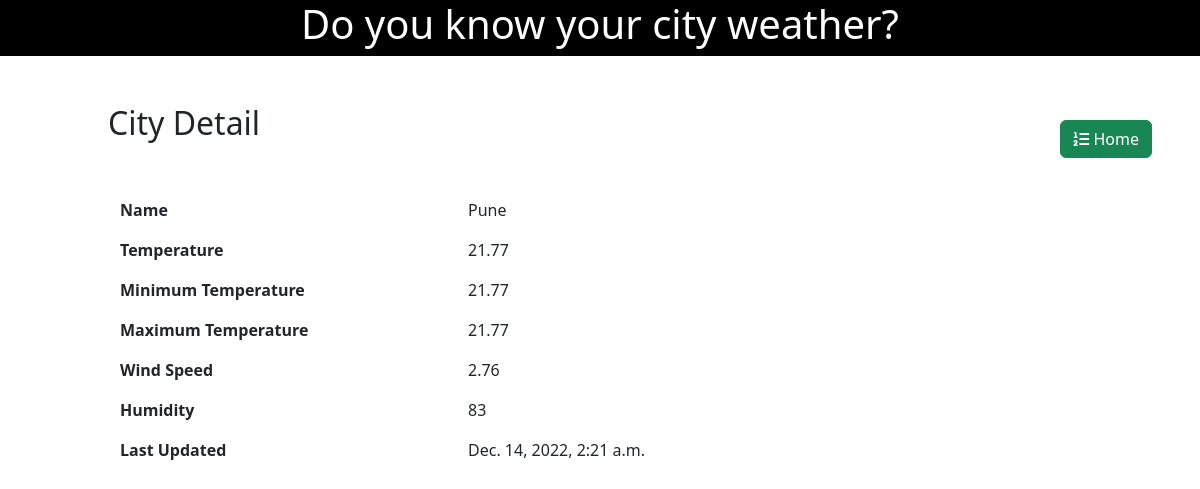
/city/6/, run on the app's committed database.
### weather/models.py (models this page shows, shortened)
class BaseModel(models.Model):
    created_at = models.DateTimeField(auto_now_add=True)
    updated_at = models.DateTimeField(auto_now=True)
    is_expired = models.BooleanField(default=False)
    class Meta:
        abstract = True

class City(BaseModel):
    name = models.CharField(max_length=25)
    temperature = models.CharField(max_length=25, default="")
    min_temp = models.CharField(max_length=25, default="")
    max_temp = models.CharField(max_length=25, default="")
    wind_speed = models.CharField(max_length=25, default="")
    humidity = models.CharField(max_length=25, default="")
    next_min_temp = models.CharField(max_length=25, default="")
    next_max_temp = models.CharField(max_length=25, default="")

### weather/views.py (the view)
# urls.py: path("city/<int:pk>/", views.CityDetailView.as_view(), name="city_detail"),
class CityDetailView(DetailView):
    model = City
    template_name = "city_detail.html"

### weather/templates/city_detail.html (shortened to what this page needs)
{% extends 'base.html' %}
{% block content %}
<div class="container m-5 p-5 pt-0">
    <div class="row">
        <div class="col-8">
            <h2 class="pb-4">City Detail</h2>
        </div>
        <div class="col-4 d-flex justify-content-end align-items-center">
            <a class="btn btn-success" href="{% url 'home' %}" role="button"><i class="fa fa-list-ol" aria-hidden="true"></i> Home</a>
        </div>
    </div>
    <div class="container mt-4">
        <div class="row align-items-start mt-3">
            <div class="col-4">
                <b>Name</b>
            </div>
            <div class="col">
                {{object.name}}
            </div>
        </div>
        <div class="row align-items-start mt-3">
            <div class="col-4">
                <b>Temperature</b>
            </div>
            <div class="col">
                {{object.temperature}}
            </div>
        </div>
        <div class="row align-items-start mt-3">
            <div class="col-4">
                <b>Minimum Temperature</b>
            </div>
            <div class="col">
                {{object.min_temp}}
            </div>
        </div>
        <div class="row align-items-start mt-3">
            <div class="col-4">
                <b>Maximum Temperature</b>
            </div>
            <div class="col">
                {{object.max_temp}}
            </div>
        </div>
        <div class="row align-items-start mt-3">
            <div class="col-4">
                <b>Wind Speed</b>
            </div>
            <div class="col">
                {{object.wind_speed}}
            </div>
        </div>
        <div class="row align-items-start mt-3">
            <div class="col-4">
                <b>Humidity</b>
            </div>
            <div class="col">
                {{object.humidity}}
            </div>
        </div>
        <div class="row align-items-start mt-3">
            <div class="col-4">
                <b>Last Updated</b>
            </div>
            <div class="col">
                {{object.created_at}}
            </div>
        </div>
    </div>
</div>
{% endblock %}

### data on the page
City: name "Pune", temperature "21.77", min_temp "21.77", max_temp "21.77", wind_speed "2.76", humidity "83", created_at "Dec. 14, 2022, 2:21 a.m."
